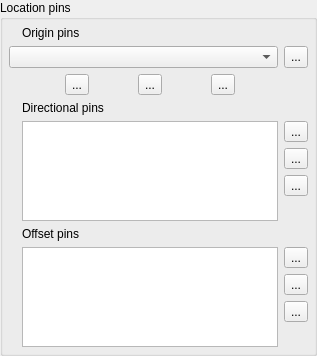
            <widget class="QgsCollapsibleGroupBox" name="originsGrpBx">
             <property name="title">
              <string>Location pins</string>
             </property>
             <layout class="QVBoxLayout" name="verticalLayout_6">
              <property name="margin">
               <number>6</number>
              </property>
              <item>
               <layout class="QGridLayout" name="gridLayout_9">
                <property name="verticalSpacing">
                 <number>6</number>
                </property>
                <item row="2" column="1">
                 <widget class="QFrame" name="originEditFrame">
                  <layout class="QHBoxLayout" name="horizontalLayout">
                   <property name="margin">
                    <number>0</number>
                   </property>
                   <item>
                    <widget class="QToolButton" name="originPinEditBtn">
                     <property name="maximumSize">
                      <size>
                       <width>16777215</width>
                       <height>24</height>
                      </size>
                     </property>
                     <property name="toolTip">
                      <string>Edit origin pin</string>
                     </property>
                     <property name="text">
                      <string>...</string>
                     </property>
                     <property name="icon">
                      <iconset resource="resources.qrc">
                       <normaloff>:/plugins/fossildigtools/icons/edit.svg</normaloff>:/plugins/fossildigtools/icons/edit.svg</iconset>
                     </property>
                     <property name="iconSize">
                      <size>
                       <width>20</width>
                       <height>20</height>
                      </size>
                     </property>
                    </widget>
                   </item>
                   <item>
                    <widget class="QToolButton" name="originPinRemoveBtn">
                     <property name="maximumSize">
                      <size>
                       <width>16777215</width>
                       <height>24</height>
                      </size>
                     </property>
                     <property name="toolTip">
                      <string>Remove origin pin</string>
                     </property>
                     <property name="text">
                      <string>...</string>
                     </property>
                     <property name="icon">
                      <iconset resource="resources.qrc">
                       <normaloff>:/plugins/fossildigtools/icons/remove.svg</normaloff>:/plugins/fossildigtools/icons/remove.svg</iconset>
                     </property>
                     <property name="iconSize">
                      <size>
                       <width>20</width>
                       <height>20</height>
                      </size>
                     </property>
                    </widget>
                   </item>
                   <item>
                    <widget class="QToolButton" name="originPinGoToBtn">
                     <property name="maximumSize">
                      <size>
                       <width>16777215</width>
                       <height>24</height>
                      </size>
                     </property>
                     <property name="toolTip">
                      <string>Go to origin pin</string>
                     </property>
                     <property name="text">
                      <string>...</string>
                     </property>
                     <property name="icon">
                      <iconset resource="resources.qrc">
                       <normaloff>:/plugins/fossildigtools/icons/goto.svg</normaloff>:/plugins/fossildigtools/icons/goto.svg</iconset>
                     </property>
                     <property name="iconSize">
                      <size>
                       <width>20</width>
                       <height>20</height>
                      </size>
                     </property>
                    </widget>
                   </item>
                  </layout>
                 </widget>
                </item>
                <item row="1" column="2">
                 <widget class="QToolButton" name="originPinAddBtn">
                  <property name="maximumSize">
                   <size>
                    <width>16777215</width>
                    <height>24</height>
                   </size>
                  </property>
                  <property name="toolTip">
                   <string>Add origin pin</string>
                  </property>
                  <property name="text">
                   <string>...</string>
                  </property>
                  <property name="icon">
                   <iconset resource="resources.qrc">
                    <normaloff>:/plugins/fossildigtools/icons/add.svg</normaloff>:/plugins/fossildigtools/icons/add.svg</iconset>
                  </property>
                  <property name="iconSize">
                   <size>
                    <width>20</width>
                    <height>20</height>
                   </size>
                  </property>
                 </widget>
                </item>
                <item row="3" column="0" colspan="3">
                 <widget class="QFrame" name="directPinFrame">
                  <layout class="QGridLayout" name="gridLayout_6">
                   <property name="margin">
                    <number>0</number>
                   </property>
                   <item row="1" column="1" rowspan="2">
                    <widget class="QListWidget" name="directPinList">
                     <property name="sizePolicy">
                      <sizepolicy hsizetype="Expanding" vsizetype="Fixed">
                       <horstretch>0</horstretch>
                       <verstretch>0</verstretch>
                      </sizepolicy>
                     </property>
                     <property name="minimumSize">
                      <size>
                       <width>0</width>
                       <height>100</height>
                      </size>
                     </property>
                     <property name="maximumSize">
                      <size>
                       <width>16777215</width>
                       <height>100</height>
                      </size>
                     </property>
                     <property name="editTriggers">
                      <set>QAbstractItemView::NoEditTriggers</set>
                     </property>
                     <property name="sortingEnabled">
                      <bool>true</bool>
                     </property>
                    </widget>
                   </item>
                   <item row="0" column="0">
                    <widget class="QLabel" name="directPinIconLabel">
                     <property name="sizePolicy">
                      <sizepolicy hsizetype="Maximum" vsizetype="Preferred">
                       <horstretch>0</horstretch>
                       <verstretch>0</verstretch>
                      </sizepolicy>
                     </property>
                     <property name="text">
                      <string/>
                     </property>
                     <property name="pixmap">
                      <pixmap resource="resources.qrc">:/plugins/fossildigtools/icons/directional.svg</pixmap>
                     </property>
                     <property name="alignment">
                      <set>Qt::AlignLeading|Qt::AlignLeft|Qt::AlignTop</set>
                     </property>
                    </widget>
                   </item>
                   <item row="0" column="1" colspan="2">
                    <widget class="QLabel" name="directPinLabel">
                     <property name="text">
                      <string>Directional pins</string>
                     </property>
                    </widget>
                   </item>
                   <item row="3" column="1">
                    <widget class="QLabel" name="offsetPinLabel">
                     <property name="text">
                      <string>Offset pins</string>
                     </property>
                    </widget>
                   </item>
                   <item row="4" column="1" rowspan="2">
                    <widget class="QListWidget" name="offsetPinList">
                     <property name="sizePolicy">
                      <sizepolicy hsizetype="Expanding" vsizetype="Fixed">
                       <horstretch>0</horstretch>
                       <verstretch>0</verstretch>
                      </sizepolicy>
                     </property>
                     <property name="minimumSize">
                      <size>
                       <width>0</width>
                       <height>100</height>
                      </size>
                     </property>
                     <property name="maximumSize">
                      <size>
                       <width>16777215</width>
                       <height>100</height>
                      </size>
                     </property>
                     <property name="editTriggers">
                      <set>QAbstractItemView::NoEditTriggers</set>
                     </property>
                     <property name="sortingEnabled">
                      <bool>true</bool>
                     </property>
                    </widget>
                   </item>
                   <item row="3" column="0">
                    <widget class="QLabel" name="offsetPinIconLabel">
                     <property name="sizePolicy">
                      <sizepolicy hsizetype="Maximum" vsizetype="Preferred">
                       <horstretch>0</horstretch>
                       <verstretch>0</verstretch>
                      </sizepolicy>
                     </property>
                     <property name="text">
                      <string/>
                     </property>
                     <property name="pixmap">
                      <pixmap resource="resources.qrc">:/plugins/fossildigtools/icons/offset.svg</pixmap>
                     </property>
                     <property name="alignment">
                      <set>Qt::AlignLeading|Qt::AlignLeft|Qt::AlignTop</set>
                     </property>
                    </widget>
                   </item>
                   <item row="4" column="2" rowspan="2">
                    <layout class="QVBoxLayout" name="verticalLayout_9">
                     <property name="spacing">
                      <number>6</number>
                     </property>
                     <item>
                      <widget class="QToolButton" name="offsetPinAddBtn">
                       <property name="maximumSize">
                        <size>
                         <width>16777215</width>
                         <height>24</height>
                        </size>
                       </property>
                       <property name="toolTip">
                        <string>Add directional pin</string>
                       </property>
                       <property name="text">
                        <string>...</string>
                       </property>
                       <property name="icon">
                        <iconset resource="resources.qrc">
                         <normaloff>:/plugins/fossildigtools/icons/add.svg</normaloff>:/plugins/fossildigtools/icons/add.svg</iconset>
                       </property>
                       <property name="iconSize">
                        <size>
                         <width>20</width>
                         <height>20</height>
                        </size>
                       </property>
                      </widget>
                     </item>
                     <item>
                      <widget class="QFrame" name="offsetPinEditFrame">
                       <layout class="QVBoxLayout" name="verticalLayout_10">
                        <property name="margin">
                         <number>0</number>
                        </property>
                        <item>
                         <widget class="QToolButton" name="offsetPinRemoveBtn">
                          <property name="maximumSize">
                           <size>
                            <width>16777215</width>
                            <height>24</height>
                           </size>
                          </property>
                          <property name="toolTip">
                           <string>Remove directional pin</string>
                          </property>
                          <property name="text">
                           <string>...</string>
                          </property>
                          <property name="icon">
                           <iconset resource="resources.qrc">
                            <normaloff>:/plugins/fossildigtools/icons/remove.svg</normaloff>:/plugins/fossildigtools/icons/remove.svg</iconset>
                          </property>
                          <property name="iconSize">
                           <size>
                            <width>20</width>
                            <height>20</height>
                           </size>
                          </property>
                         </widget>
                        </item>
                        <item>
                         <widget class="QToolButton" name="offsetPinGoToBtn">
                          <property name="maximumSize">
                           <size>
                            <width>16777215</width>
                            <height>24</height>
                           </size>
                          </property>
                          <property name="toolTip">
                           <string>Go to directional pin</string>
                          </property>
                          <property name="text">
                           <string>...</string>
                          </property>
                          <property name="icon">
                           <iconset resource="resources.qrc">
                            <normaloff>:/plugins/fossildigtools/icons/goto.svg</normaloff>:/plugins/fossildigtools/icons/goto.svg</iconset>
                          </property>
                          <property name="iconSize">
                           <size>
                            <width>20</width>
                            <height>20</height>
                           </size>
                          </property>
                         </widget>
                        </item>
                        <item>
                         <spacer name="verticalSpacer_4">
                          <property name="orientation">
                           <enum>Qt::Vertical</enum>
                          </property>
                          <property name="sizeHint" stdset="0">
                           <size>
                            <width>20</width>
                            <height>0</height>
                           </size>
                          </property>
                         </spacer>
                        </item>
                       </layout>
                      </widget>
                     </item>
                    </layout>
                   </item>
                   <item row="1" column="2" rowspan="2">
                    <layout class="QVBoxLayout" name="verticalLayout_8">
                     <property name="spacing">
                      <number>6</number>
                     </property>
                     <item>
                      <widget class="QToolButton" name="directPinAddBtn">
                       <property name="maximumSize">
                        <size>
                         <width>16777215</width>
                         <height>24</height>
                        </size>
                       </property>
                       <property name="toolTip">
                        <string>Add directional pin</string>
                       </property>
                       <property name="text">
                        <string>...</string>
                       </property>
                       <property name="icon">
                        <iconset resource="resources.qrc">
                         <normaloff>:/plugins/fossildigtools/icons/add.svg</normaloff>:/plugins/fossildigtools/icons/add.svg</iconset>
                       </property>
                       <property name="iconSize">
                        <size>
                         <width>20</width>
                         <height>20</height>
                        </size>
                       </property>
                      </widget>
                     </item>
                     <item>
                      <widget class="QFrame" name="directPinEditFrame">
                       <layout class="QVBoxLayout" name="verticalLayout_7">
                        <property name="margin">
                         <number>0</number>
                        </property>
                        <item>
                         <widget class="QToolButton" name="directPinRemoveBtn">
                          <property name="maximumSize">
                           <size>
                            <width>16777215</width>
                            <height>24</height>
                           </size>
                          </property>
                          <property name="toolTip">
                           <string>Remove directional pin</string>
                          </property>
                          <property name="text">
                           <string>...</string>
                          </property>
                          <property name="icon">
                           <iconset resource="resources.qrc">
                            <normaloff>:/plugins/fossildigtools/icons/remove.svg</normaloff>:/plugins/fossildigtools/icons/remove.svg</iconset>
                          </property>
                          <property name="iconSize">
                           <size>
                            <width>20</width>
                            <height>20</height>
                           </size>
                          </property>
                         </widget>
                        </item>
                        <item>
                         <widget class="QToolButton" name="directPinGoToBtn">
                          <property name="maximumSize">
                           <size>
                            <width>16777215</width>
                            <height>24</height>
                           </size>
                          </property>
                          <property name="toolTip">
                           <string>Go to directional pin</string>
                          </property>
                          <property name="text">
                           <string>...</string>
                          </property>
                          <property name="icon">
                           <iconset resource="resources.qrc">
                            <normaloff>:/plugins/fossildigtools/icons/goto.svg</normaloff>:/plugins/fossildigtools/icons/goto.svg</iconset>
                          </property>
                          <property name="iconSize">
                           <size>
                            <width>20</width>
                            <height>20</height>
                           </size>
                          </property>
                         </widget>
                        </item>
                        <item>
                         <spacer name="verticalSpacer_2">
                          <property name="orientation">
                           <enum>Qt::Vertical</enum>
                          </property>
                          <property name="sizeHint" stdset="0">
                           <size>
                            <width>20</width>
                            <height>0</height>
                           </size>
                          </property>
                         </spacer>
                        </item>
                       </layout>
                      </widget>
                     </item>
                    </layout>
                   </item>
                  </layout>
                 </widget>
                </item>
                <item row="0" column="0">
                 <widget class="QLabel" name="originPinIconLabel">
                  <property name="sizePolicy">
                   <sizepolicy hsizetype="Maximum" vsizetype="Preferred">
                    <horstretch>0</horstretch>
                    <verstretch>0</verstretch>
                   </sizepolicy>
                  </property>
                  <property name="text">
                   <string/>
                  </property>
                  <property name="pixmap">
                   <pixmap resource="resources.qrc">:/plugins/fossildigtools/icons/origin.svg</pixmap>
                  </property>
                 </widget>
                </item>
                <item row="0" column="1" colspan="2">
                 <widget class="QLabel" name="originPinLabel">
                  <property name="text">
                   <string>Origin pins</string>
                  </property>
                 </widget>
                </item>
                <item row="1" column="0" colspan="2">
                 <widget class="QComboBox" name="originPinCmbBx">
                  <property name="sizePolicy">
                   <sizepolicy hsizetype="MinimumExpanding" vsizetype="Fixed">
                    <horstretch>0</horstretch>
                    <verstretch>0</verstretch>
                   </sizepolicy>
                  </property>
                 </widget>
                </item>
               </layout>
              </item>
             </layout>
            </widget>
